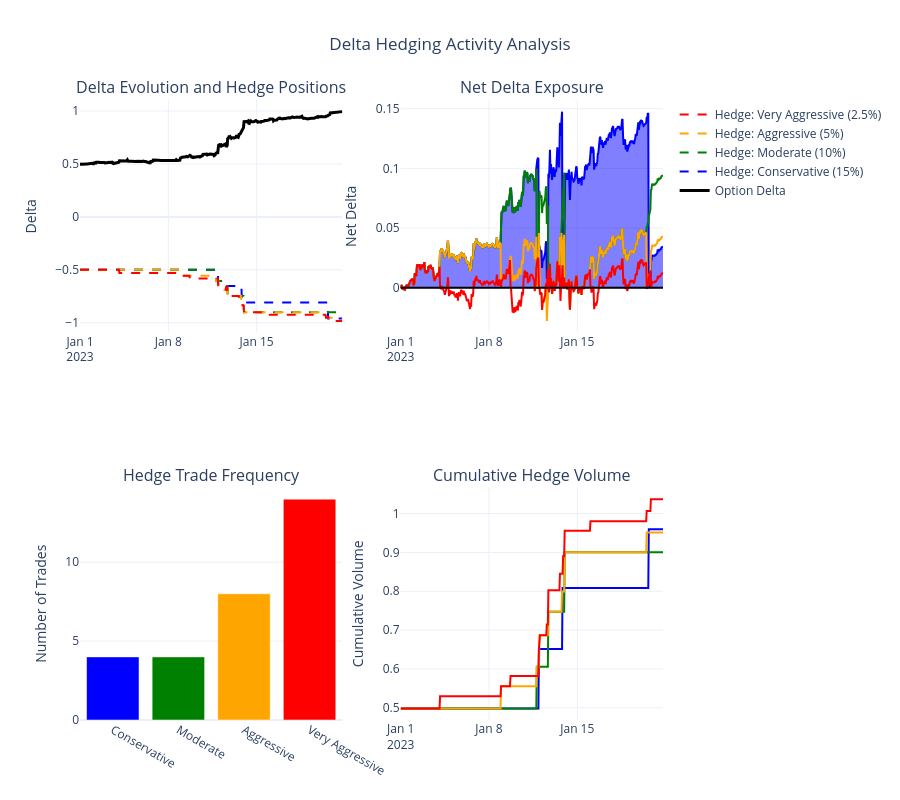

Notebook code for this chart:
### Code cell
# Create comprehensive hedging visualization
fig_hedge = make_subplots(
    rows=2, cols=2,
    subplot_titles=[
        'Delta Evolution and Hedge Positions',
        'Net Delta Exposure',
        'Hedge Trade Frequency',
        'Cumulative Hedge Volume'
    ]
)

# Colors for different strategies
colors = ['blue', 'green', 'orange', 'red']

# 1. Delta Evolution and Hedge Positions
base_df = hedge_results['Moderate (10%)']
fig_hedge.add_trace(
    go.Scatter(
        x=base_df['timestamp'],
        y=base_df['option_delta'],
        name='Option Delta',
        line=dict(color='black', width=3)
    ),
    row=1, col=1
)

for i, (name, df) in enumerate(hedge_results.items()):
    fig_hedge.add_trace(
        go.Scatter(
            x=df['timestamp'],
            y=df['hedge_position'],
            name=f'Hedge: {name}',
            line=dict(color=colors[i], width=2, dash='dash')
        ),
        row=1, col=1
    )

# 2. Net Delta Exposure
for i, (name, df) in enumerate(hedge_results.items()):
    fig_hedge.add_trace(
        go.Scatter(
            x=df['timestamp'],
            y=df['net_delta'],
            name=f'Net Δ: {name}',
            line=dict(color=colors[i], width=2),
            fill='tonexty' if i == 0 else None,
            showlegend=False
        ),
        row=1, col=2
    )

fig_hedge.add_hline(y=0, line_dash="solid", line_color="black", row=1, col=2)

# 3. Hedge Trade Frequency (bar chart)
trade_counts = []
strategy_names = []
avg_trade_sizes = []

for name, df in hedge_results.items():
    trades = df[df['hedge_trade'] != 0]
    trade_counts.append(len(trades))
    strategy_names.append(name.split(' (')[0])  # Shorten name
    avg_trade_sizes.append(abs(trades['hedge_trade']).mean() if len(trades) > 0 else 0)

fig_hedge.add_trace(
    go.Bar(
        x=strategy_names,
        y=trade_counts,
        name='Trade Count',
        marker_color=colors,
        showlegend=False
    ),
    row=2, col=1
)

# 4. Cumulative Hedge Volume
for i, (name, df) in enumerate(hedge_results.items()):
    cumulative_volume = abs(df['hedge_trade']).cumsum()
    fig_hedge.add_trace(
        go.Scatter(
            x=df['timestamp'],
            y=cumulative_volume,
            name=f'Vol: {name}',
            line=dict(color=colors[i], width=2),
            showlegend=False
        ),
        row=2, col=2
    )

# Update layout
fig_hedge.update_layout(
    height=800,
    title_text="Delta Hedging Activity Analysis",
    title_x=0.5,
    showlegend=True
)

# Update axis labels
fig_hedge.update_yaxes(title_text="Delta", row=1, col=1)
fig_hedge.update_yaxes(title_text="Net Delta", row=1, col=2)
fig_hedge.update_yaxes(title_text="Number of Trades", row=2, col=1)
fig_hedge.update_yaxes(title_text="Cumulative Volume", row=2, col=2)

fig_hedge.show()

# Print hedging statistics
print("\n🔄 Hedging Activity Summary:")
print("=" * 50)
for i, (name, df) in enumerate(hedge_results.items()):
    trades = df[df['hedge_trade'] != 0]
    max_net_delta = abs(df['net_delta']).max()
    total_volume = abs(df['hedge_trade']).sum()
    
    print(f"\n{name}:")
    print(f"  🔢 Total Trades: {len(trades)}")
    print(f"  📊 Avg Trade Size: {avg_trade_sizes[i]:.4f}")
    print(f"  📈 Max Net Delta: {max_net_delta:.4f}")
    print(f"  📦 Total Volume: {total_volume:.2f}")

### Figure 1 — Plotly figure (JSON) as saved in the notebook; plotly's stock layout.template omitted (floating-point values rounded to 4 significant figures; data arrays with more than 128 entries replaced by an {"elided": "..."} marker saying what was removed)
{"data": [{"line": {"color": "black", "width": 3}, "name": "Option Delta", "type": "scatter", "x": {"elided": "500 str values"}, "xaxis": "x", "y": {"elided": "500 float values"}, "yaxis": "y"}, {"line": {"color": "blue", "dash": "dash", "width": 2}, "name": "Hedge: Conservative (15%)", "type": "scatter", "x": {"elided": "500 str values"}, "xaxis": "x", "y": {"elided": "500 float values"}, "yaxis": "y"}, {"line": {"color": "green", "dash": "dash", "width": 2}, "name": "Hedge: Moderate (10%)", "type": "scatter", "x": {"elided": "500 str values"}, "xaxis": "x", "y": {"elided": "500 float values"}, "yaxis": "y"}, {"line": {"color": "orange", "dash": "dash", "width": 2}, "name": "Hedge: Aggressive (5%)", "type": "scatter", "x": {"elided": "500 str values"}, "xaxis": "x", "y": {"elided": "500 float values"}, "yaxis": "y"}, {"line": {"color": "red", "dash": "dash", "width": 2}, "name": "Hedge: Very Aggressive (2.5%)", "type": "scatter", "x": {"elided": "500 str values"}, "xaxis": "x", "y": {"elided": "500 float values"}, "yaxis": "y"}, {"fill": "tonexty", "line": {"color": "blue", "width": 2}, "name": "Net Δ: Conservative (15%)", "showlegend": false, "type": "scatter", "x": {"elided": "500 str values"}, "xaxis": "x2", "y": {"elided": "500 float values"}, "yaxis": "y2"}, {"line": {"color": "green", "width": 2}, "name": "Net Δ: Moderate (10%)", "showlegend": false, "type": "scatter", "x": {"elided": "500 str values"}, "xaxis": "x2", "y": {"elided": "500 float values"}, "yaxis": "y2"}, {"line": {"color": "orange", "width": 2}, "name": "Net Δ: Aggressive (5%)", "showlegend": false, "type": "scatter", "x": {"elided": "500 str values"}, "xaxis": "x2", "y": {"elided": "500 float values"}, "yaxis": "y2"}, {"line": {"color": "red", "width": 2}, "name": "Net Δ: Very Aggressive (2.5%)", "showlegend": false, "type": "scatter", "x": {"elided": "500 str values"}, "xaxis": "x2", "y": {"elided": "500 float values"}, "yaxis": "y2"}, {"marker": {"color": ["blue", "green", "orange", "red"]}, "name": "Trade Count", "showlegend": false, "type": "bar", "x": ["Conservative", "Moderate", "Aggressive", "Very Aggressive"], "xaxis": "x3", "y": [4, 4, 8, 14], "yaxis": "y3"}, {"line": {"color": "blue", "width": 2}, "name": "Vol: Conservative (15%)", "showlegend": false, "type": "scatter", "x": {"elided": "500 str values"}, "xaxis": "x4", "y": {"elided": "500 float values"}, "yaxis": "y4"}, {"line": {"color": "green", "width": 2}, "name": "Vol: Moderate (10%)", "showlegend": false, "type": "scatter", "x": {"elided": "500 str values"}, "xaxis": "x4", "y": {"elided": "500 float values"}, "yaxis": "y4"}, {"line": {"color": "orange", "width": 2}, "name": "Vol: Aggressive (5%)", "showlegend": false, "type": "scatter", "x": {"elided": "500 str values"}, "xaxis": "x4", "y": {"elided": "500 float values"}, "yaxis": "y4"}, {"line": {"color": "red", "width": 2}, "name": "Vol: Very Aggressive (2.5%)", "showlegend": false, "type": "scatter", "x": {"elided": "500 str values"}, "xaxis": "x4", "y": {"elided": "500 float values"}, "yaxis": "y4"}], "layout": {"annotations": [{"font": {"size": 16}, "showarrow": false, "text": "Delta Evolution and Hedge Positions", "x": 0.225, "xanchor": "center", "xref": "paper", "y": 1, "yanchor": "bottom", "yref": "paper"}, {"font": {"size": 16}, "showarrow": false, "text": "Net Delta Exposure", "x": 0.775, "xanchor": "center", "xref": "paper", "y": 1, "yanchor": "bottom", "yref": "paper"}, {"font": {"size": 16}, "showarrow": false, "text": "Hedge Trade Frequency", "x": 0.225, "xanchor": "center", "xref": "paper", "y": 0.375, "yanchor": "bottom", "yref": "paper"}, {"font": {"size": 16}, "showarrow": false, "text": "Cumulative Hedge Volume", "x": 0.775, "xanchor": "center", "xref": "paper", "y": 0.375, "yanchor": "bottom", "yref": "paper"}], "height": 800, "shapes": [{"line": {"color": "black", "dash": "solid"}, "type": "line", "x0": 0, "x1": 1, "xref": "x2 domain", "y0": 0, "y1": 0, "yref": "y2"}], "showlegend": true, "title": {"text": "Delta Hedging Activity Analysis", "x": 0.5}, "xaxis": {"anchor": "y", "domain": [0, 0.45]}, "xaxis2": {"anchor": "y2", "domain": [0.55, 1]}, "xaxis3": {"anchor": "y3", "domain": [0, 0.45]}, "xaxis4": {"anchor": "y4", "domain": [0.55, 1]}, "yaxis": {"anchor": "x", "domain": [0.625, 1], "title": {"text": "Delta"}}, "yaxis2": {"anchor": "x2", "domain": [0.625, 1], "title": {"text": "Net Delta"}}, "yaxis3": {"anchor": "x3", "domain": [0, 0.375], "title": {"text": "Number of Trades"}}, "yaxis4": {"anchor": "x4", "domain": [0, 0.375], "title": {"text": "Cumulative Volume"}}}}
